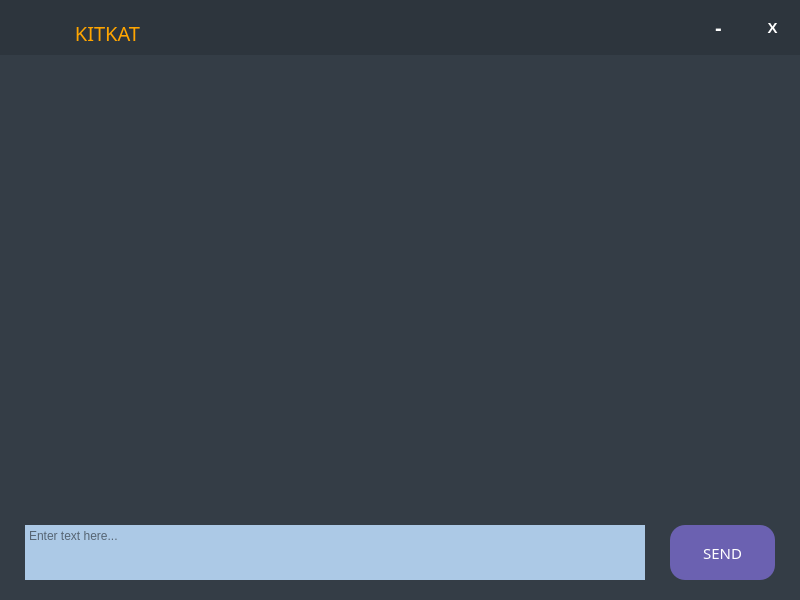
<?xml version="1.0" encoding="UTF-8"?>
<ui version="4.0">
 <class>MainWindow</class>
 <widget class="QMainWindow" name="MainWindow">
  <property name="geometry">
   <rect>
    <x>0</x>
    <y>0</y>
    <width>800</width>
    <height>600</height>
   </rect>
  </property>
  <property name="windowTitle">
   <string>MainWindow</string>
  </property>
  <widget class="QWidget" name="centralwidget">
   <layout class="QHBoxLayout" name="horizontalLayout">
    <property name="spacing">
     <number>0</number>
    </property>
    <property name="leftMargin">
     <number>0</number>
    </property>
    <property name="topMargin">
     <number>0</number>
    </property>
    <property name="rightMargin">
     <number>0</number>
    </property>
    <property name="bottomMargin">
     <number>0</number>
    </property>
    <item>
     <widget class="QFrame" name="frame">
      <property name="frameShape">
       <enum>QFrame::NoFrame</enum>
      </property>
      <property name="frameShadow">
       <enum>QFrame::Raised</enum>
      </property>
      <layout class="QVBoxLayout" name="verticalLayout">
       <property name="spacing">
        <number>0</number>
       </property>
       <property name="leftMargin">
        <number>0</number>
       </property>
       <property name="topMargin">
        <number>0</number>
       </property>
       <property name="rightMargin">
        <number>0</number>
       </property>
       <property name="bottomMargin">
        <number>0</number>
       </property>
       <item>
        <widget class="QFrame" name="header_frame">
         <property name="maximumSize">
          <size>
           <width>16777215</width>
           <height>55</height>
          </size>
         </property>
         <property name="styleSheet">
          <string notr="true">/*background-color: rgb(52, 61, 70);*/
background-color: rgb(45, 53, 61);</string>
         </property>
         <property name="frameShape">
          <enum>QFrame::NoFrame</enum>
         </property>
         <property name="frameShadow">
          <enum>QFrame::Raised</enum>
         </property>
         <layout class="QHBoxLayout" name="horizontalLayout_2">
          <property name="spacing">
           <number>9</number>
          </property>
          <property name="leftMargin">
           <number>11</number>
          </property>
          <property name="topMargin">
           <number>5</number>
          </property>
          <property name="rightMargin">
           <number>5</number>
          </property>
          <property name="bottomMargin">
           <number>5</number>
          </property>
          <item>
           <widget class="QLabel" name="label_2">
            <property name="minimumSize">
             <size>
              <width>35</width>
              <height>35</height>
             </size>
            </property>
            <property name="maximumSize">
             <size>
              <width>35</width>
              <height>35</height>
             </size>
            </property>
            <property name="text">
             <string/>
            </property>
            <property name="pixmap">
             <pixmap>../Images/chat.png</pixmap>
            </property>
            <property name="scaledContents">
             <bool>true</bool>
            </property>
            <property name="alignment">
             <set>Qt::AlignCenter</set>
            </property>
           </widget>
          </item>
          <item>
           <widget class="QLabel" name="label">
            <property name="minimumSize">
             <size>
              <width>105</width>
              <height>55</height>
             </size>
            </property>
            <property name="maximumSize">
             <size>
              <width>105</width>
              <height>55</height>
             </size>
            </property>
            <property name="font">
             <font>
              <family>Showcard Gothic</family>
              <pointsize>15</pointsize>
             </font>
            </property>
            <property name="styleSheet">
             <string notr="true">color: orange;</string>
            </property>
            <property name="text">
             <string>KITKAT</string>
            </property>
            <property name="alignment">
             <set>Qt::AlignCenter</set>
            </property>
           </widget>
          </item>
          <item>
           <widget class="QFrame" name="frame_2">
            <property name="maximumSize">
             <size>
              <width>16777215</width>
              <height>25</height>
             </size>
            </property>
            <property name="frameShape">
             <enum>QFrame::NoFrame</enum>
            </property>
            <property name="frameShadow">
             <enum>QFrame::Raised</enum>
            </property>
           </widget>
          </item>
          <item>
           <widget class="QPushButton" name="minimiseButton">
            <property name="minimumSize">
             <size>
              <width>0</width>
              <height>45</height>
             </size>
            </property>
            <property name="maximumSize">
             <size>
              <width>45</width>
              <height>45</height>
             </size>
            </property>
            <property name="font">
             <font>
              <pointsize>15</pointsize>
              <weight>75</weight>
              <bold>true</bold>
             </font>
            </property>
            <property name="toolTip">
             <string/>
            </property>
            <property name="styleSheet">
             <string notr="true">QPushButton{
	border: 0px;
	color: white;
	background-color: rgb(52, 61, 70);
	background-color: rgb(45, 53, 61);
}

QPushButton:hover{	
	border-radius: 9px;
	background-color: rgb(46, 54, 62);
	background-color: rgb(71, 84, 97);
}</string>
            </property>
            <property name="text">
             <string>-</string>
            </property>
           </widget>
          </item>
          <item>
           <widget class="QPushButton" name="closeButton">
            <property name="minimumSize">
             <size>
              <width>0</width>
              <height>45</height>
             </size>
            </property>
            <property name="maximumSize">
             <size>
              <width>45</width>
              <height>45</height>
             </size>
            </property>
            <property name="font">
             <font>
              <pointsize>11</pointsize>
              <weight>75</weight>
              <bold>true</bold>
             </font>
            </property>
            <property name="toolTip">
             <string/>
            </property>
            <property name="styleSheet">
             <string notr="true">QPushButton{
	border: 0px;
	color: white;
	background-color: rgb(52, 61, 70);
	background-color: rgb(45, 53, 61);
}

QPushButton:hover{	
	border-radius: 9px;
	background-color: rgb(46, 54, 62);
	background-color: rgb(71, 84, 97);
}</string>
            </property>
            <property name="text">
             <string>X</string>
            </property>
           </widget>
          </item>
         </layout>
        </widget>
       </item>
       <item>
        <widget class="QFrame" name="chat_frame">
         <property name="styleSheet">
          <string notr="true">background-color: rgb(52, 61, 70);</string>
         </property>
         <property name="frameShape">
          <enum>QFrame::NoFrame</enum>
         </property>
         <property name="frameShadow">
          <enum>QFrame::Raised</enum>
         </property>
         <layout class="QHBoxLayout" name="horizontalLayout_4">
          <property name="leftMargin">
           <number>25</number>
          </property>
          <property name="topMargin">
           <number>21</number>
          </property>
          <property name="rightMargin">
           <number>25</number>
          </property>
          <item>
           <widget class="QFrame" name="frame_3">
            <property name="styleSheet">
             <string notr="true">border-radius: 15px;
/*background-color: rgb(108, 127, 145);*/
background-color: rgb(68, 79, 91);
/*background-color: rgb(130, 153, 175);
background-color: rgb(87, 102, 117);</string>
            </property>
            <property name="frameShape">
             <enum>QFrame::NoFrame</enum>
            </property>
            <property name="frameShadow">
             <enum>QFrame::Raised</enum>
            </property>
            <layout class="QHBoxLayout" name="horizontalLayout_5">
             <item>
              <widget class="QScrollArea" name="scrollArea">
               <property name="frameShape">
                <enum>QFrame::NoFrame</enum>
               </property>
               <property name="frameShadow">
                <enum>QFrame::Plain</enum>
               </property>
               <property name="widgetResizable">
                <bool>true</bool>
               </property>
               <widget class="QWidget" name="scrollAreaWidgetContents">
                <property name="geometry">
                 <rect>
                  <x>0</x>
                  <y>0</y>
                  <width>728</width>
                  <height>396</height>
                 </rect>
                </property>
                <layout class="QVBoxLayout" name="verticalLayout_2">
                 <property name="spacing">
                  <number>0</number>
                 </property>
                 <property name="leftMargin">
                  <number>0</number>
                 </property>
                 <property name="topMargin">
                  <number>0</number>
                 </property>
                 <property name="rightMargin">
                  <number>0</number>
                 </property>
                 <property name="bottomMargin">
                  <number>0</number>
                 </property>
                 <item>
                  <widget class="QLabel" name="chatsText">
                   <property name="font">
                    <font>
                     <pointsize>11</pointsize>
                    </font>
                   </property>
                   <property name="text">
                    <string/>
                   </property>
                   <property name="alignment">
                    <set>Qt::AlignLeading|Qt::AlignLeft|Qt::AlignTop</set>
                   </property>
                   <property name="wordWrap">
                    <bool>true</bool>
                   </property>
                   <property name="textInteractionFlags">
                    <set>Qt::TextSelectableByMouse</set>
                   </property>
                  </widget>
                 </item>
                </layout>
               </widget>
              </widget>
             </item>
            </layout>
           </widget>
          </item>
         </layout>
        </widget>
       </item>
       <item>
        <widget class="QFrame" name="message_frame">
         <property name="maximumSize">
          <size>
           <width>16777215</width>
           <height>95</height>
          </size>
         </property>
         <property name="styleSheet">
          <string notr="true">background-color: rgb(52, 61, 70);</string>
         </property>
         <property name="frameShape">
          <enum>QFrame::NoFrame</enum>
         </property>
         <property name="frameShadow">
          <enum>QFrame::Raised</enum>
         </property>
         <layout class="QHBoxLayout" name="horizontalLayout_3">
          <property name="spacing">
           <number>25</number>
          </property>
          <property name="leftMargin">
           <number>25</number>
          </property>
          <property name="rightMargin">
           <number>25</number>
          </property>
          <item>
           <widget class="QTextEdit" name="userInputText">
            <property name="minimumSize">
             <size>
              <width>0</width>
              <height>55</height>
             </size>
            </property>
            <property name="maximumSize">
             <size>
              <width>16777215</width>
              <height>55</height>
             </size>
            </property>
            <property name="font">
             <font>
              <pointsize>9</pointsize>
             </font>
            </property>
            <property name="contextMenuPolicy">
             <enum>Qt::NoContextMenu</enum>
            </property>
            <property name="styleSheet">
             <string notr="true">background-color: rgb(172, 201, 230);</string>
            </property>
            <property name="frameShape">
             <enum>QFrame::NoFrame</enum>
            </property>
            <property name="frameShadow">
             <enum>QFrame::Plain</enum>
            </property>
            <property name="placeholderText">
             <string>Enter text here...</string>
            </property>
           </widget>
          </item>
          <item>
           <widget class="QPushButton" name="sendButton">
            <property name="minimumSize">
             <size>
              <width>105</width>
              <height>55</height>
             </size>
            </property>
            <property name="maximumSize">
             <size>
              <width>105</width>
              <height>55</height>
             </size>
            </property>
            <property name="font">
             <font>
              <family>Lucida Handwriting</family>
              <pointsize>11</pointsize>
              <weight>50</weight>
              <bold>false</bold>
             </font>
            </property>
            <property name="styleSheet">
             <string notr="true">QPushButton{
	color: rgb(255, 255, 255);
	border-radius: 15px;
/*	background-color: rgb(85, 170, 255);*/
	background-color: rgb(107, 97, 177);
}

QPushButton::hover{
	color: rgb(255, 255, 255);
	border-radius: 15px;
/*	background-color: rgb(75, 151, 226);*/
	background-color: rgb(94, 84, 172);
}</string>
            </property>
            <property name="text">
             <string>SEND</string>
            </property>
            <property name="shortcut">
             <string>Return</string>
            </property>
           </widget>
          </item>
         </layout>
        </widget>
       </item>
      </layout>
     </widget>
    </item>
   </layout>
  </widget>
 </widget>
 <resources/>
 <connections/>
</ui>
